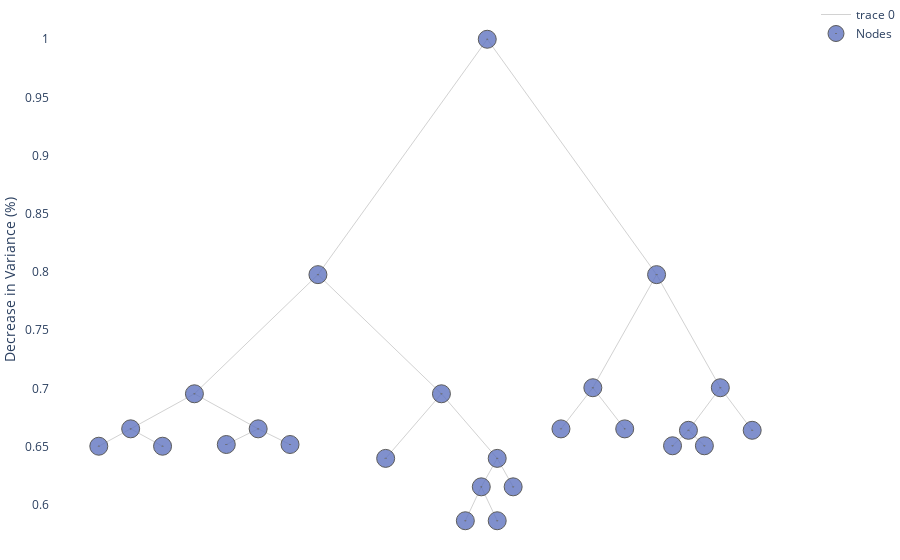

Write notebook code for a chart like this one.
### Code cell
tree.print_tree(table = False, html = False, visual_pruning = True)

### Figure 1 — Plotly figure (JSON) as saved in the notebook; plotly's stock layout.template omitted (floating-point values rounded to 4 significant figures)
{"data": [{"hoverinfo": "none", "line": {"color": "rgb(210,210,210)", "width": 1}, "mode": "lines", "type": "scatter", "x": [0, -5.312, null, 0, 5.312, null, -5.312, -9.188, null, -5.312, -1.438, null, 5.312, 3.312, null, 5.312, 7.312, null, -9.188, -11.19, null, -9.188, -7.188, null, -1.438, -3.188, null, -1.438, 0.3125, null, 3.312, 2.312, null, 3.312, 4.312, null, 7.312, 6.312, null, 7.312, 8.312, null, -11.19, -12.19, null, -11.19, -10.19, null, -7.188, -8.188, null, -7.188, -6.188, null, 0.3125, -0.1875, null, 0.3125, 0.8125, null, 6.312, 5.812, null, 6.312, 6.812, null, -0.1875, -0.6875, null, -0.1875, 0.3125, null], "y": [1, 0.7977, null, 1, 0.7977, null, 0.7977, 0.6953, null, 0.7977, 0.6953, null, 0.7977, 0.7005, null, 0.7977, 0.7005, null, 0.6953, 0.6652, null, 0.6953, 0.6652, null, 0.6953, 0.6398, null, 0.6953, 0.6398, null, 0.7005, 0.6652, null, 0.7005, 0.6652, null, 0.7005, 0.6639, null, 0.7005, 0.6639, null, 0.6652, 0.6503, null, 0.6652, 0.6503, null, 0.6652, 0.6517, null, 0.6652, 0.6517, null, 0.6398, 0.6154, null, 0.6398, 0.6154, null, 0.6639, 0.6506, null, 0.6639, 0.6506, null, 0.6154, 0.5862, null, 0.6154, 0.5862, null]}, {"hoverinfo": "text", "marker": {"color": "#6175c1", "line": {"color": "rgb(50,50,50)", "width": 1}, "size": 18, "symbol": "circle-dot"}, "mode": "markers", "name": "Nodes", "opacity": 0.8, "text": ["n16<br>None<br>Bin Value: 117.08<br>pearson : 2462.92<br>Samples : 13<br>GPR: 1.0<br>LPR: 0.347", "n17<br>None<br>Bin Value: 135.64<br>pearson : 1905.21<br>Samples : 14<br>GPR: 0.378<br>LPR: 0.313", "n18<br>None<br>Bin Value: 128.67<br>pearson : 999.33<br>Samples : 6<br>GPR: []<br>LPR: []", "n19<br>None<br>Bin Value: 109.02<br>pearson : 10096.98<br>Samples : 56<br>GPR: 0.301<br>LPR: 0.153", "n10<br>None<br>Bin Value: 66.78<br>pearson : 4103.56<br>Samples : 9<br>GPR: []<br>LPR: []", "n23<br>None<br>Bin Value: 88.0<br>pearson : 5326.0<br>Samples : 19<br>GPR: 0.989<br>LPR: 0.179", "n44<br>None<br>Bin Value: 120.62<br>pearson : 3503.08<br>Samples : 13<br>GPR: 0.948<br>LPR: 0.315", "n45<br>None<br>Bin Value: 98.47<br>pearson : 5551.97<br>Samples : 32<br>GPR: 0.736<br>LPR: 0.261", "n12<br>None<br>Bin Value: 130.3<br>pearson : 5102.3<br>Samples : 30<br>GPR: 0.992<br>LPR: 0.167", "n13<br>None<br>Bin Value: 149.79<br>pearson : 7002.71<br>Samples : 28<br>GPR: 0.995<br>LPR: 0.212", "n15<br>None<br>Bin Value: 133.93<br>pearson : 832.93<br>Samples : 15<br>GPR: 0.99<br>LPR: 0.45", "n28<br>None<br>Bin Value: 114.83<br>pearson : 5907.0<br>Samples : 36<br>GPR: 0.313<br>LPR: 0.198", "n29<br>None<br>Bin Value: 97.89<br>pearson : 902.89<br>Samples : 9<br>GPR: []<br>LPR: []", "n1<br>CompPrice > 127.5<br>Bin Value: 115.78<br>pearson : 155526.82<br>Samples : 280<br>GPR: 0.577<br>LPR: 0.202", "n2<br>Sales > 7.55<br>Bin Value: 106.73<br>pearson : 75946.05<br>Samples : 162<br>GPR: 0.96<br>LPR: 0.21", "n4<br>Age > 53.5<br>Bin Value: 115.71<br>pearson : 24566.4<br>Samples : 89<br>GPR: 0.763<br>LPR: 0.191", "n8<br>Income > 67.0<br>Bin Value: 126.7<br>pearson : 6691.63<br>Samples : 27<br>GPR: 0.895<br>LPR: 0.347", "n9<br>Sales > 2.76<br>Bin Value: 110.92<br>pearson : 13188.6<br>Samples : 62<br>GPR: 0.95<br>LPR: 0.159", "n5<br>CompPrice > 99.0<br>Bin Value: 95.78<br>pearson : 35454.49<br>Samples : 73<br>GPR: 0.724<br>LPR: 0.244", "n11<br>Sales > 10.63<br>Bin Value: 99.86<br>pearson : 22715.73<br>Samples : 64<br>GPR: 0.954<br>LPR: 0.167", "n22<br>ShelveLoc in (b'Bad', b'Medium')<br>Bin Value: 104.87<br>pearson : 13589.2<br>Samples : 45<br>GPR: 0.396<br>LPR: 0.334", "n3<br>Sales > 7.56<br>Bin Value: 128.19<br>pearson : 48120.52<br>Samples : 118<br>GPR: 0.997<br>LPR: 0.314", "n6<br>CompPrice > 135.5<br>Bin Value: 139.71<br>pearson : 17604.02<br>Samples : 58<br>GPR: 0.739<br>LPR: 0.312", "n7<br>CompPrice > 146.5<br>Bin Value: 117.07<br>pearson : 15399.73<br>Samples : 60<br>GPR: 0.679<br>LPR: 0.369", "n14<br>Sales > 11.88<br>Bin Value: 111.44<br>pearson : 8877.11<br>Samples : 45<br>GPR: 1.0<br>LPR: 0.233"], "type": "scatter", "x": [-12.19, -10.19, -8.188, -6.188, -3.188, 0.8125, -0.6875, 0.3125, 2.312, 4.312, 8.312, 5.812, 6.812, 0, -5.312, -9.188, -11.19, -7.188, -1.438, 0.3125, -0.1875, 5.312, 3.312, 7.312, 6.312], "y": [0.6503, 0.6503, 0.6517, 0.6517, 0.6398, 0.6154, 0.5862, 0.5862, 0.6652, 0.6652, 0.6639, 0.6506, 0.6506, 1, 0.7977, 0.6953, 0.6652, 0.6652, 0.6953, 0.6398, 0.6154, 0.7977, 0.7005, 0.7005, 0.6639]}], "layout": {"margin": {"b": 0, "l": 0, "r": 0, "t": 0}, "plot_bgcolor": "rgba(0, 0, 0, 0)", "xaxis": {"showticklabels": false, "visible": false}, "yaxis": {"title": {"text": "Decrease in Variance (%)"}}}}
